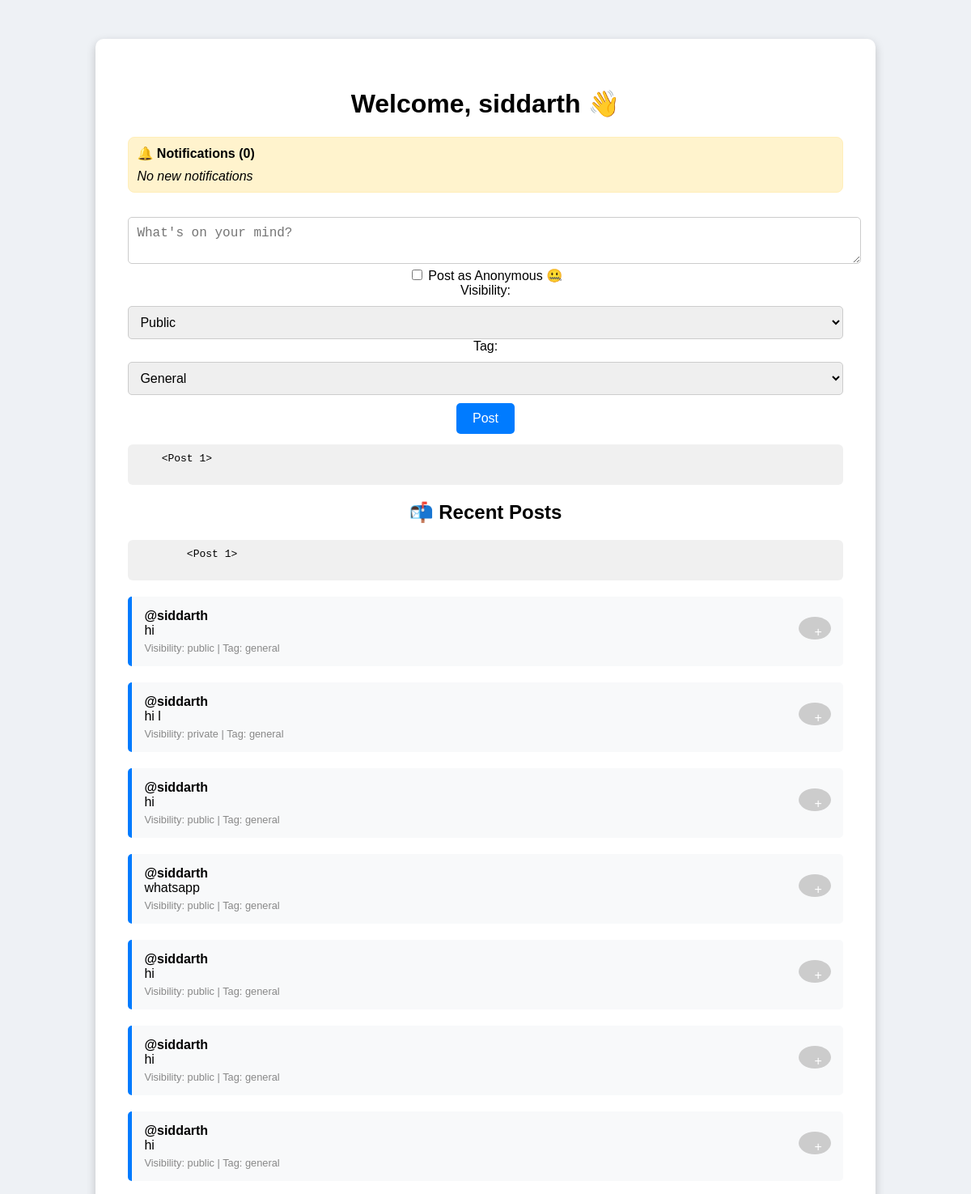
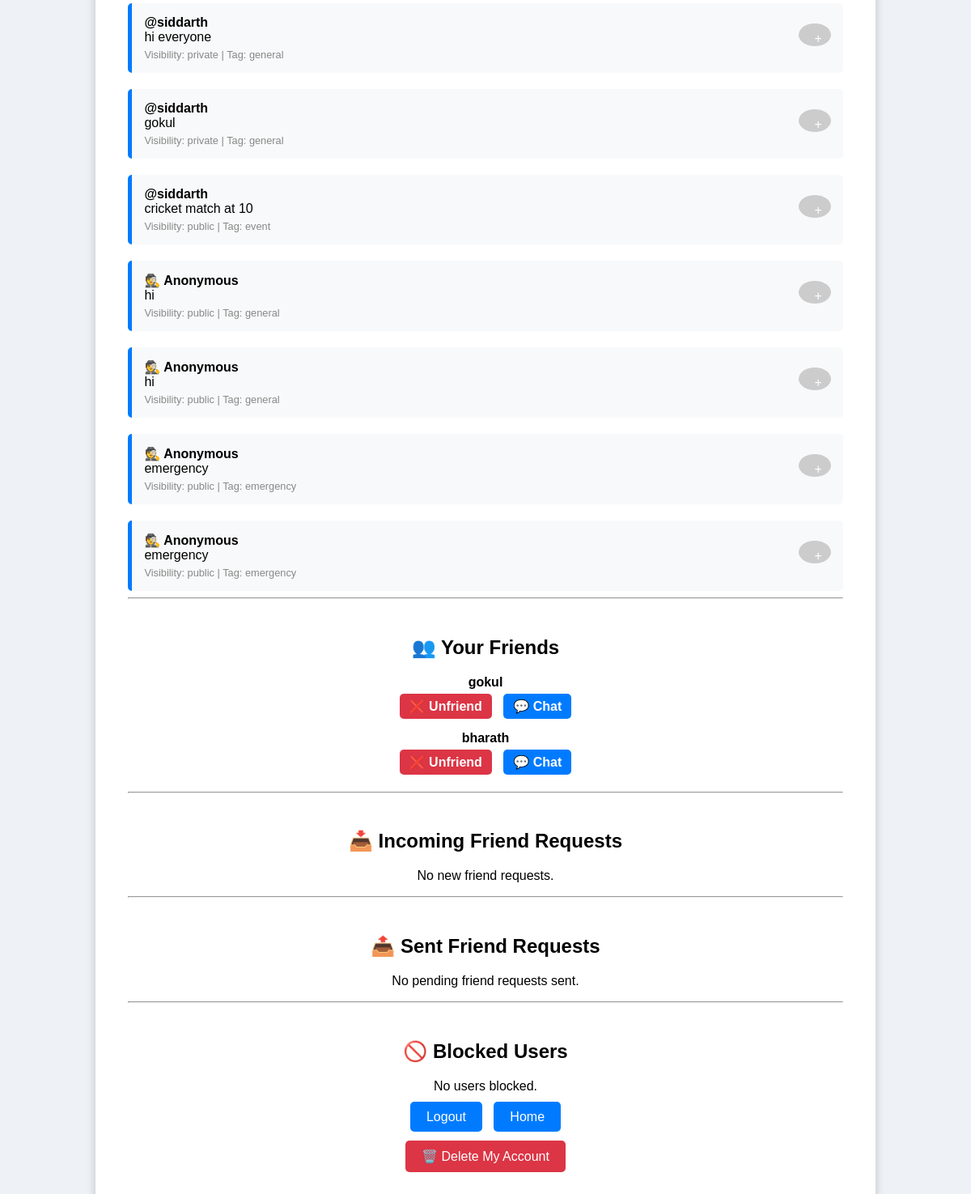
/inner_home (signed in), run on the app's committed database (2 pictures, top to bottom).
### app.py (models this page shows)
class User(db.Model):
    id = db.Column(db.Integer, primary_key=True)
    username = db.Column(db.String(20), unique=True, nullable=False)
    email = db.Column(db.String(120), unique=True, nullable=False)
    password = db.Column(db.String(60), nullable=False)
    latitude = db.Column(db.Float, default=12.9716)
    longitude = db.Column(db.Float, default=77.5946)
    mute_messages = db.Column(db.Boolean, default=False)
    mute_posts = db.Column(db.Boolean, default=False)
    mute_requests = db.Column(db.Boolean, default=False)

class Post(db.Model):
    id = db.Column(db.Integer, primary_key=True)
    content = db.Column(db.Text, nullable=False)
    username = db.Column(db.String(100), nullable=False)
    user_id = db.Column(db.Integer, db.ForeignKey('user.id'), nullable=False)
    visibility = db.Column(db.String(10), nullable=False, default='public')
    friend_ids = db.Column(db.Text, default='[]')
    tag = db.Column(db.String(50), default='general')
    is_anonymous = db.Column(db.Boolean, default=False)

### app.py (the view)
@app.route('/inner_home', methods=['GET'])
def inner_home():
    if 'user_id' not in session:
        flash('Please log in to access this page.', 'danger')
        return redirect(url_for('login'))
    user = db.session.get(User, session['user_id'])
    lat = float(request.args.get('lat', user.latitude))
    lon = float(request.args.get('lon', user.longitude))
    user.latitude = lat
    user.longitude = lon
    db.session.commit()
    blocked_usernames = session.get('blocked_users', [])
    all_posts = Post.query.all()
    visible_posts = []
    for post in all_posts:
        post_user = db.session.get(User, post.user_id)
        if post.username in blocked_usernames:
            continue
        if post.visibility == 'public':
            if within_10km(lat, lon, post_user.latitude, post_user.longitude):
                visible_posts.append(post)
        elif post.visibility == 'private':
            allowed_friends = json.loads(post.friend_ids)
            if user.id == post.user_id or user.id in allowed_friends:
                visible_posts.append(post)
    friend_links = Friend.query.filter_by(user_id=user.id).all()
    friend_ids = [f.friend_id for f in friend_links]
    received_requests = FriendRequest.query.filter_by(receiver_id=user.id, status='pending').all()
    sent_requests = FriendRequest.query.filter_by(sender_id=user.id, status='pending').all()
    confirmed_friends = User.query.filter(User.id.in_(friend_ids)).all()
    excluded_ids = (
            friend_ids +
            [r.receiver_id for r in sent_requests if r.status == 'pending'] +
            [r.sender_id for r in received_requests if r.status == 'pending']
    )
    all_users = User.query.filter(User.id != user.id, ~User.id.in_(excluded_ids)).all()
    sent_receiver_map = {u.id: u for u in User.query.filter(User.id.in_([r.receiver_id for r in sent_requests])).all()}
    print("🚨 DEBUG: Number of posts being passed to template =", len(visible_posts))
    return render_template(
        'inner_home.html',
        posts=visible_posts,
        username=user.username,
        friends=all_users,
        friend_requests=received_requests,
        sent_requests=sent_requests,
        confirmed_friends=confirmed_friends,
        users={u.id: u for u in User.query.all()},
        sent_users=sent_receiver_map,
        blocked_usernames=blocked_usernames
    )

### app.py (called while the page is built)
def within_10km(lat1, lon1, lat2, lon2):
    R = 6371
    dlat = radians(lat2 - lat1)
    dlon = radians(lon2 - lon1)
    a = sin(dlat/2)**2 + cos(radians(lat1)) * cos(radians(lat2)) * sin(dlon/2)**2
    c = 2 * asin(sqrt(a))
    return R * c <= 10

### templates/inner_home.html (shortened to what this page needs)
<!DOCTYPE html>
<html lang="en">
<head>
</head>
<body>
<div class="container">
    <h1>Welcome, {{ username }} 👋</h1>
    <div class="notification-box" style="background: #fff3cd; border: 1px solid #ffeeba; padding: 10px; border-radius: 8px; margin-bottom: 20px; text-align: left;">
        <strong>🔔 Notifications <span id="notifCount">(0)</span></strong>
        <div id="notifBox" style="margin-top: 10px; max-height: 150px; overflow-y: auto;"></div>
    </div>
    <form method="POST" action="{{ url_for('post_message') }}">
        <textarea name="content" placeholder="What's on your mind?" required></textarea><br>
        <label>
            <input type="checkbox" name="is_anonymous" value="true">
            Post as Anonymous 🤐
        </label><br>
        <label for="visibility">Visibility:</label>
        <select name="visibility" id="visibility" onchange="toggleFriendList()" required>
            <option value="public">Public</option>
        </select><br>
        <label for="tag">Tag:</label>
        <select name="tag" id="tag" required>
            <option value="general">General</option>
        </select><br>
        <button type="submit">Post</button>
    </form>
    <div class="posts" id="posts-container">
        {% if posts and posts|length > 0 %}
        <pre style="text-align: left; background: #f0f0f0; padding: 10px; border-radius: 6px;">
    {{ posts[0] }}
  </pre>
        {% else %}
        <p>No posts yet.</p>
        {% endif %}
        <h2>📬 Recent Posts</h2>
        {% if posts %}
        <pre style="text-align: left; background: #f0f0f0; padding: 10px; border-radius: 6px;">
        {{ posts[0] }}
      </pre>
        {% else %}
        <p>No posts yet.</p>
        {% endif %}
        {% for post in posts %}
        <div class="post" data-user="{{ post.username }}">
            <div>
                <strong>
                    {% if post.is_anonymous %}
                    🕵️ Anonymous
                    {% else %}
                    @{{ post.username }}
                    {% endif %}
                </strong>
                <button class="options-button" onclick="toggleMenu(this)">+</button>
            </div>
            <div>{{ post.content }}</div>
            <small>Visibility: {{ post.visibility }}{% if post.tag %} | Tag: {{ post.tag }}{% endif %}</small>
        </div>
        {% endfor %}
    </div>
    <hr><br>
    <h2>👥 Your Friends</h2>
    {% if confirmed_friends %}
    <ul style="list-style: none; padding: 0;">
        {% for friend in confirmed_friends %}
        <li style="margin-bottom: 10px;">
            <strong>{{ friend.username }}</strong><br>
            <a href="{{ url_for('unfriend', friend_id=friend.id) }}" class="btn red">❌ Unfriend</a>
            <a href="{{ url_for('private_chat', friend_id=friend.id) }}" class="btn blue">💬 Chat</a>
        </li>
        {% endfor %}
    </ul>
    {% else %}
    <p>You have no confirmed friends yet.</p>
    {% endif %}
    <hr><br>
    <h2>📥 Incoming Friend Requests</h2>
    {% if friend_requests %}
    <div>
        {% for req in friend_requests %}
        {% set sender = users[req.sender_id] %}
        <strong>Request from: @{{ sender.username }}</strong><br>
        <a href="{{ url_for('accept_request', request_id=req.id) }}" class="btn green">✅ Accept</a>
        <a href="{{ url_for('reject_request', request_id=req.id) }}" class="btn red">❌ Reject</a>
        {% endfor %}
    </div>
    {% else %}
    <p>No new friend requests.</p>
    {% endif %}
    <hr><br>
    <h2>📤 Sent Friend Requests</h2>
    {% if sent_requests %}
    <ul>
        {% for req in sent_requests %}
        {% set receiver = sent_users[req.receiver_id] %}
        <li>
            Sent to: @{{ receiver.username }}
            <a href="{{ url_for('cancel_request', request_id=req.id) }}" class="btn red">❌ Cancel</a>
        </li>
        {% endfor %}
    </ul>
    {% else %}
    <p>No pending friend requests sent.</p>
    {% endif %}
    <hr><br>
    <h2>🚫 Blocked Users</h2>
    {% if blocked_usernames %}
    <ul style="list-style: none; padding-left: 0;">
        {% for uname in blocked_usernames %}
        <li style="margin: 10px 0;">
            <strong>@{{ uname }}</strong>
            <a href="{{ url_for('unblock_user', username=uname) }}" class="btn blue">Unblock</a>
        </li>
        {% endfor %}
    </ul>
    {% else %}
    <p>No users blocked.</p>
    {% endif %}
    <div class="nav-links">
        <a href="{{ url_for('logout') }}">Logout</a>
        <a href="{{ url_for('home') }}">Home</a>
    </div>
    <form action="{{ url_for('confirm_delete') }}" method="GET">
        <button type="submit" style="margin-top: 20px; background-color: #dc3545; color: white;">🗑️ Delete My Account</button>
    </form>
</div>
</body>
</html>

### templates/inner_home.html (style rules this page uses)
body { font-family: Arial, sans-serif; background-color: #eef1f5; padding: 40px; text-align: center; }
.container { background: white; display: inline-block; padding: 40px; border-radius: 10px; box-shadow: 0 4px 12px rgba(0, 0, 0, 0.2); width: 80%; }
textarea, select { width: 100%; padding: 10px; font-size: 1rem; margin-top: 10px; border-radius: 5px; border: 1px solid #ccc; }
button { margin-top: 10px; padding: 10px 20px; background-color: #007bff; border: none; color: white; font-size: 1rem; border-radius: 5px; cursor: pointer; }
.post { background-color: #f8f9fa; padding: 15px; margin-top: 20px; border-left: 5px solid #007bff; border-radius: 5px; text-align: left; position: relative; }
.post small { display: block; margin-top: 5px; font-size: 0.8rem; color: #888; }
.nav-links { margin-top: 20px; }
.nav-links a { margin: 5px; text-decoration: none; color: white; background-color: #007bff; padding: 10px 20px; border-radius: 5px; }
.btn { text-decoration: none; padding: 6px 12px; border-radius: 5px; font-weight: bold; color: white; margin: 5px; display: inline-block; }
.btn.red { background-color: #dc3545; }
.btn.blue { background-color: #007bff; }
.options-button { background-color: #ccc; border: none; border-radius: 50%; width: 28px; height: 28px; cursor: pointer; font-size: 16px; float: right; }

### data on the page
User: username "siddarth"
Post: username "siddarth", content "hi", visibility "public", tag "general"
Post: username "siddarth", content "hi l", visibility "private", tag "general"
Post: username "siddarth", content "hi", visibility "public", tag "general"
Post: username "siddarth", content "whatsapp", visibility "public", tag "general"
Post: username "siddarth", content "hi", visibility "public", tag "general"
Post: username "siddarth", content "hi", visibility "public", tag "general"
Post: username "siddarth", content "hi", visibility "public", tag "general"
Post: username "siddarth", content "hi everyone", visibility "private", tag "general"
Post: username "siddarth", content "gokul", visibility "private", tag "general"
Post: username "siddarth", content "cricket match at 10", visibility "public", tag "event"
Post: is_anonymous "🕵️ Anonymous", content "hi", visibility "public", tag "general"
Post: is_anonymous "🕵️ Anonymous", content "hi", visibility "public", tag "general"
Post: is_anonymous "🕵️ Anonymous", content "emergency", visibility "public", tag "emergency"
Post: is_anonymous "🕵️ Anonymous", content "emergency", visibility "public", tag "emergency"
User: username "gokul"
User: username "bharath"

### other printed values
{{ posts[0] }} "<Post 1>"
